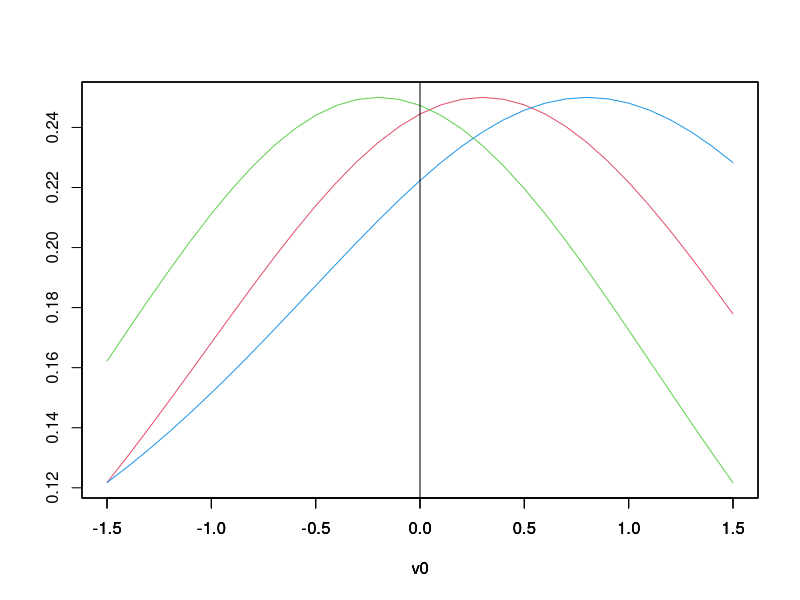

Here is the R script that generated this plot: (Note: this script raises an error after producing the figure.)
#this code plots the PDF for the preferences of each of the three legislators around the zero line, 
#to the right of which the legislator votes for the status quo (B's favorite option)
v0 <- seq(-1.5, 1.5, 0.1) #x-axis, preference-space

s = .3                          #scale parameter to shift each pdf; this is negative of alpha value
lpdf0 <- dlogis(v0, location = 0+s, scale = 1, log = FALSE)      #middle / X
lpdfnp5 <- dlogis(v0, location = -0.5+s, scale = 1, log = FALSE) #foe / left / Z
lpdfp5 <- dlogis(v0, location = 0.5+s, scale = 1, log = FALSE)   #friend / right / Y

plot(v0,lpdf0,col=2, type="l",ylab="")            #col=2 is red for middle legislator
par(new=T)                                        #holds plot for next series
plot(v0,lpdfnp5,col=3, type="l",yaxt="n",ylab="") #col=3 is green for most opposed legislator
par(new=T)
plot(v0,lpdfp5,col=4, type="l",yaxt="n",ylab="")  #col=4 is blue for most friendly legislator
par(new=T)
abline(v=0)                                       #draws vertical black line


#Calculate potential bribe values for WB=8, al=-.3
WB=8
X=s
Y=0.5 +s
Z=-0.5+s

#solve for net position if each legislator was the only one with a NNB
fx <- function(x) ((exp(-Z)+exp(-Y))*exp(-x))/((1+exp(-Z))*(1+exp(-Y))*(1+exp(-x))^2)-1/8
x <-uniroot(fx, c(0,5))
fz <- function(z) ((exp(-X)+exp(-Y))*exp(-z))/((1+exp(-X))*(1+exp(-Y))*(1+exp(-z))^2)-1/8
z <-uniroot(fz, c(-0.1,.2))
fy <- function(y) ((exp(-X)+exp(-Z))*exp(-y))/((1+exp(-X))*(1+exp(-Z))*(1+exp(-y))^2)-1/8
y <-uniroot(fy, c(0,5))

X=x$root #redefine X to be inclusive of optimal bribe
#compute value when x is only NNB
valx <- WB*((1/(1+exp(-X)))*(1/(1+exp(-Y)))*(1-1/(1+exp(-Z))) + (1/(1+exp(-X)))*(1/(1+exp(-Z)))*(1-1/(1+exp(-Y))) + (1/(1+exp(-Z)))*(1/(1+exp(-Y)))*(1-1/(1+exp(-X))) + (1/(1+exp(-X)))*(1/(1+exp(-Y)))*(1/(1+exp(-Z))))- (X -s)

Y=y$root #redefine Y to be inclusive of optimal bribe
#compute value when y is only NNB
valy <- WB*((1/(1+exp(-X)))*(1/(1+exp(-Y)))*(1-1/(1+exp(-Z))) + (1/(1+exp(-X)))*(1/(1+exp(-Z)))*(1-1/(1+exp(-Y))) + (1/(1+exp(-Z)))*(1/(1+exp(-Y)))*(1-1/(1+exp(-X))) + (1/(1+exp(-X)))*(1/(1+exp(-Y)))*(1/(1+exp(-Z))))- (X -s)